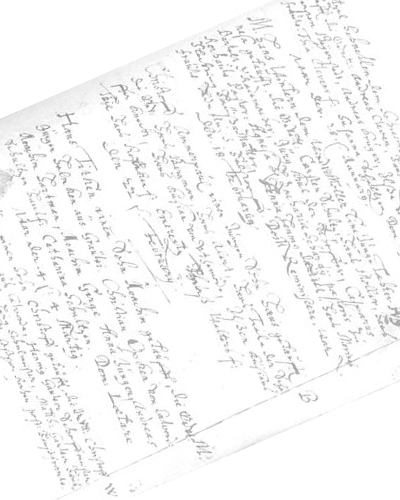
%> input picture images/text_deg.jpg, 400 x 500 px
$ octave Sheet07_3.m   (GNU Octave 9; MATLAB toolbox functions it lacks are replaced by stand-ins)
%> lines starting %> are read from the running program, lines starting %| are printed output that depends on the picture
%% Exercise 3a)

text = imread('../../images/text_deg.jpg');
%> text is the input picture: size 500x400 uint8; min 130, max 255, mean 246.3
textFFT = fft2(text);
textAmp = log(fftshift(abs(textFFT)));
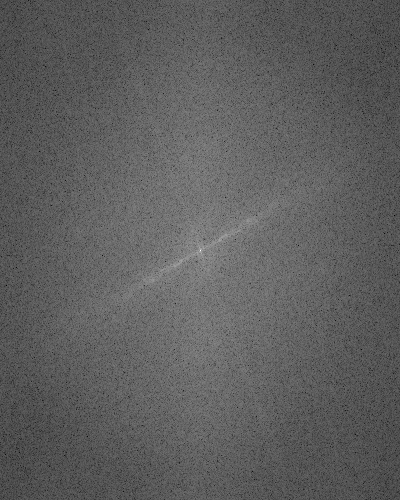
%> textAmp: size 500x400 double; min 2.24, max 17.71, mean 7.99; drawn with min black and max white

figure;
    imshow(textAmp, []);

%% Exercise 3b)

[rows, cols] = find(textAmp > 11);
%> rows = 205 values from 220 to 282; cols = 205 values from 151 to 251
polycoeff = polyfit(cols, rows, 1);
%> polycoeff = [-0.543 360.2]
% '90 +' because of image origin, should usually be '90 -'
rotationAngle = 90 + atan(polycoeff(1)) * 180 / pi;
%> rotationAngle = 61.49

% Exercise 3c)
textRotated = imrotate(text, rotationAngle);
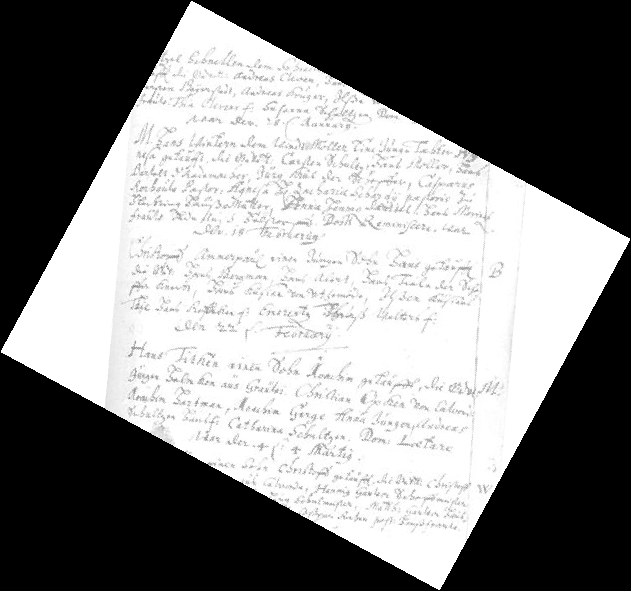
%> textRotated: size 591x631 uint8; min 0, max 255, mean 132.1

figure;
    subplot(1, 3, 1);
        imshow(text, []);
        title('Original');
    subplot(1, 3, 2);
        imshow(textAmp, []);
        hold on;
        plot(min(cols):max(cols), polyval(polycoeff, min(cols):max(cols)), 'r');
        hold off;
        title('Amplitude and regression');
    subplot(1, 3, 3);
        imshow(textRotated, []);
        title('rotated');
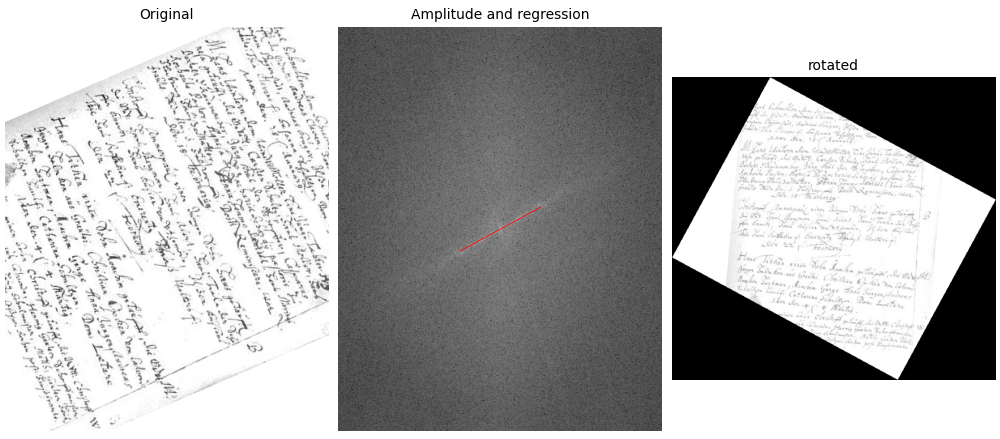
%> figure redrawn from the program's plot data, 3 panels
